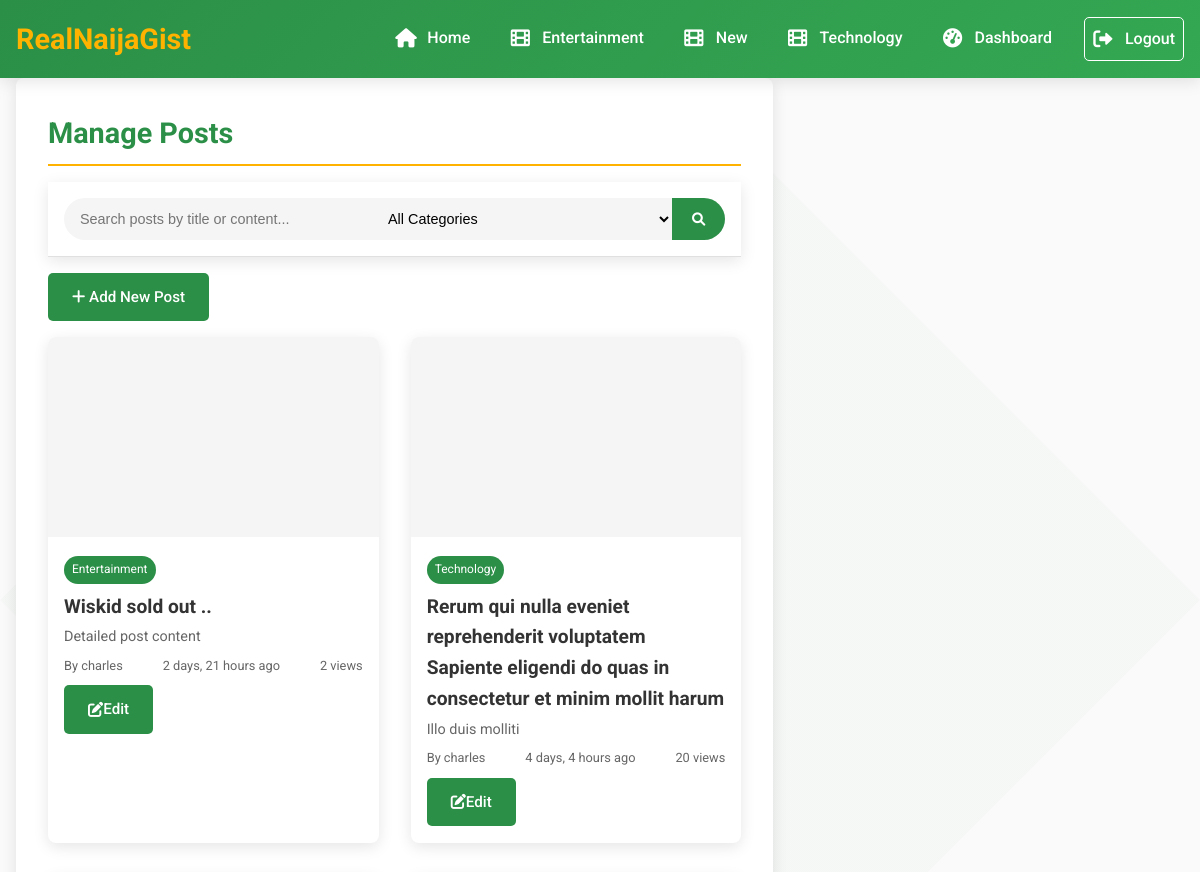
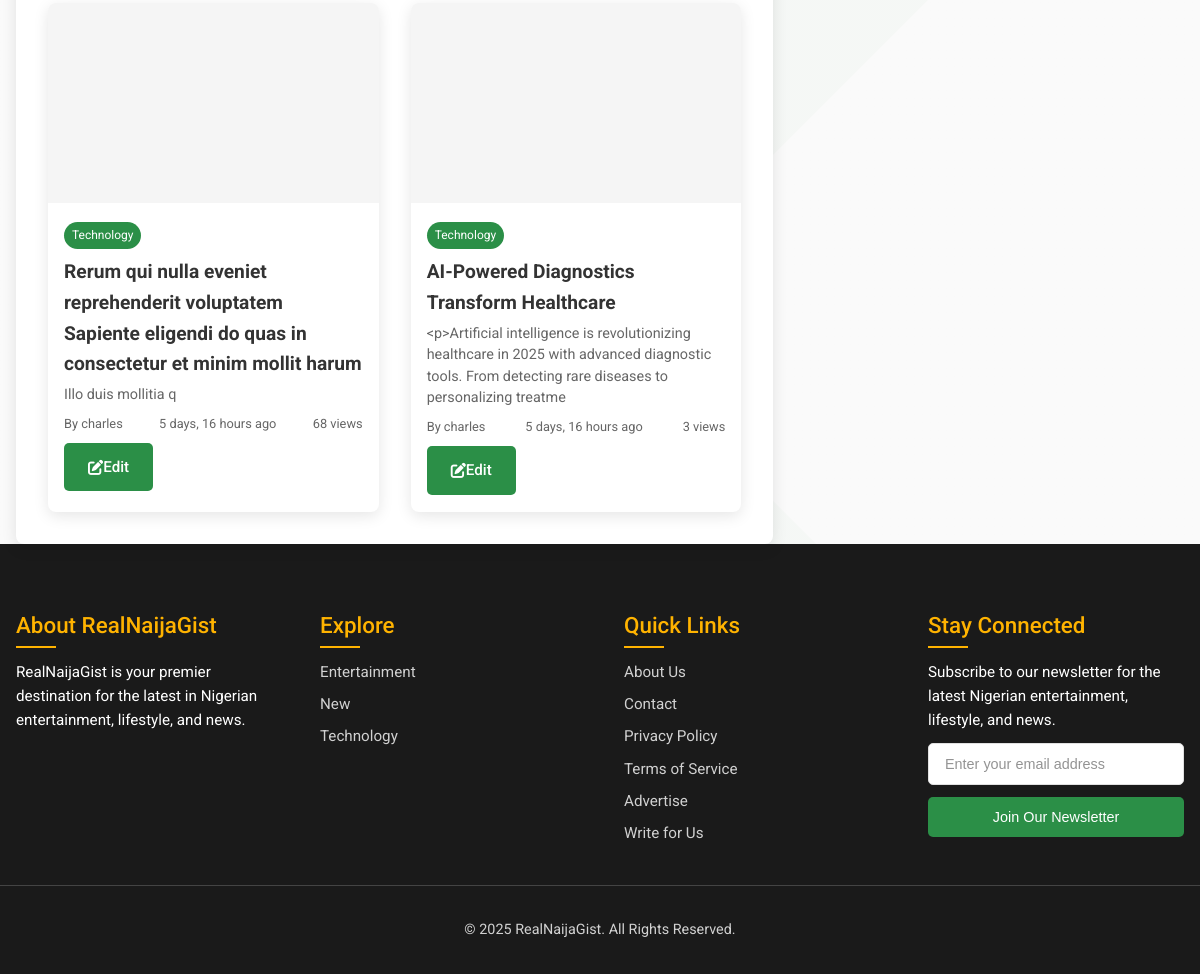
Screenshot of /superuser/posts/ (signed in) with the database file from the repository (2 pictures, top to bottom).
### news/models.py (models this page shows, shortened)
class Category(models.Model):
    name = models.CharField(max_length=50, unique=True)
    slug = models.SlugField(max_length=100, unique=True, db_index=True)
    description = models.TextField(max_length=200, blank=True)
    created_at = models.DateTimeField(auto_now_add=True)
    class Meta:
        ordering = ['name']
        verbose_name_plural = 'categories'

class Post(models.Model):
    class PostStatus(models.TextChoices):
        DRAFT = 'draft', 'Draft'
        PUBLISHED = 'published', 'Published'
        ARCHIVED = 'archived', 'Archived'
    title = models.CharField(max_length=200)
    slug = models.SlugField(max_length=250, unique=True, db_index=True)
    content = CKEditor5Field(config_name='default')
    status = models.CharField(
        max_length=20,
        choices=PostStatus.choices,
        default=PostStatus.DRAFT,
        db_index=True
    )
    excerpt = models.TextField(max_length=500, blank=True)
    meta_description = models.CharField(max_length=160, blank=True)
    meta_keywords = models.CharField(max_length=255, blank=True)
    featured_image = CloudinaryField('image', blank=True, null=True)
    featured_image_webp = models.ImageField(upload_to='blog/images/webp/', blank=True, null=True, help_text="WebP version for faster loading")
    image_alt_text = models.CharField(max_length=100, blank=True)
    cdn_image_url = models.URLField(max_length=500, blank=True, help_text="Direct CDN URL (overrides uploaded image)")
    category = models.ForeignKey(Category, on_delete=models.CASCADE, related_name='posts')
    author = models.ForeignKey('auth.User', on_delete=models.CASCADE, related_name='posts')
    tags = TaggableManager(blank=True)
    created_at = models.DateTimeField(auto_now_add=True, db_index=True)
    updated_at = models.DateTimeField(auto_now=True)
    published_at = models.DateTimeField(blank=True, null=True)
    views = models.PositiveIntegerField(default=0)
    likes = models.PositiveIntegerField(default=0)
    shares = models.PositiveIntegerField(default=0)
    is_trending = models.BooleanField(default=False)  # Currently trending
    class Meta:
        ordering = ['-created_at']
        indexes = [
            models.Index(fields=['status', '-created_at']),
            models.Index(fields=['category', '-created_at']),
            models.Index(fields=['author', '-created_at']),
            models.Index(fields=['-views']),
        ]

### news/views.py (the view)
# urls.py: path('superuser/posts/', views.post_list, name='post_list'),
@login_required
@user_passes_test(is_staff)
def post_list(request):
    query = request.GET.get('q', '')
    category_id = request.GET.get('category', '')
    posts = Post.objects.select_related('category', 'author').all()
    if query:
        posts = posts.filter(Q(title__icontains=query) | Q(content__icontains=query))
    if category_id:
        posts = posts.filter(category_id=category_id)
    paginator = Paginator(posts, 10)
    page_number = request.GET.get('page')
    page_obj = paginator.get_page(page_number)
    categories = Category.objects.all()
    context = {
        'page_obj': page_obj,
        'categories': categories,
        'query': query,
        'selected_category': category_id,
        'current_year': datetime.now().year,
    }
    return render(request, 'post_list.html', context)

### news/context_processors.py (called while the page is built)
def global_context(request):
    return {
        'categories': Category.objects.all(),
        'current_year': settings.CURRENT_YEAR,
    }

### news/views.py (called while the page is built)
def is_staff(user):
    return user.is_staff or user.is_superuser

### templates/post_list.html (shortened to what this page needs)
{% extends 'base.html' %}
{% load static %}
{% block content %}
<div class="container">
    <main class="main-content">
        <h1 class="category-title">Manage Posts</h1>
        <div class="search-container">
            <form method="get" class="search-box">
                <input type="text" name="q" value="{{ query }}" class="search-input" placeholder="Search posts by title or content...">
                <select name="category" class="search-input">
                    <option value="">All Categories</option>
                </select>
                <button type="submit" class="search-btn"><i class="fas fa-search"></i></button>
            </form>
        </div>
        <a href="{% url 'news:post_create' %}" class="btn-primary" style="display: inline-block; margin: 1rem 0;"><i class="fas fa-plus"></i> Add New Post</a>
        <div class="posts-grid">
            {% for post in page_obj %}
                <article class="post-card">
                    {% if post.image_url %}
                        <img src="{{ post.image_url }}" alt="{{ post.title }}" class="post-image" loading="lazy">
                    {% else %}
                        <div class="post-image" style="background: var(--light-gray);"></div>
                    {% endif %}
                    <div class="post-content">
                        <span class="post-category">{{ post.category.name }}</span>
                        <h2 class="post-title">{{ post.title }}</h2>
                        <p class="post-excerpt">{{ post.excerpt|truncatewords:20 }}</p>
                        <div class="post-meta">
                            <span>By {{ post.author.username }}</span>
                            <span>{{ post.created_at|timesince }} ago</span>
                            <span>{{ post.views }} views</span>
                        </div>
                        <div style="margin-top: 0.5rem;">
                            <a href="{% url 'news:post_update' post.pk %}" class="btn-primary"><i class="fas fa-edit"></i> Edit</a>
                            <a href="{% url 'news:post_delete' post.pk %}" class="btn-secondary"><i class="fas fa-trash"></i> Delete</a>
                        </div>
                    </div>
                </article>
            {% empty %}
                <p>No posts found.</p>
            {% endfor %}
        </div>
    </main>
</div>
{% endblock %}

### templates/base.html (shortened to what this page needs)
{% load static %}
<!DOCTYPE html>
<html lang="en">
<head>
    <link href="https://cdnjs.cloudflare.com/ajax/libs/font-awesome/6.0.0/css/all.min.css" rel="stylesheet" media="print" onload="this.media='all'">
    <link rel="stylesheet" href="{% static 'css/styles.css' %}">
</head>
<body>
    {% block header %}
    <header class="header">
        <nav class="nav-container" aria-label="Main navigation">
            <a href="{% url 'news:home' %}" class="logo">RealNaijaGist</a>
            <ul class="nav-menu" id="navMenu">
                <li><a href="{% url 'news:home' %}" class="{% if request.path == '/' %}active{% endif %}" aria-current="{% if request.path == '/' %}page{% endif %}"><i class="fas fa-home" aria-hidden="true"></i> Home</a></li>
                {% for category in categories|slice:":3" %}
                    <li><a href="{% url 'news:category_detail' category.slug %}" class="" aria-current=""><i class="fas fa-film" aria-hidden="true"></i> {{ category.name }}</a></li>
                {% endfor %}
                {% if user.is_authenticated %}
                    {% if user.is_superuser or user.is_staff %}
                        <li><a href="{% url 'news:admin_dashboard' %}" class="" aria-current=""><i class="fas fa-tachometer-alt" aria-hidden="true"></i> Dashboard</a></li>
                    {% endif %}
                    <li><a href="{% url 'news:logout' %}" class="btn-secondary"><i class="fas fa-sign-out-alt" aria-hidden="true"></i> Logout</a></li>
                {% else %}
                    <li><a href="{% url 'news:login' %}" class="btn-secondary"><i class="fas fa-sign-in-alt" aria-hidden="true"></i> Login</a></li>
                    <li><a href="{% url 'news:register' %}" class="btn-primary"><i class="fas fa-user-plus" aria-hidden="true"></i> Register</a></li>
                {% endif %}
            </ul>
        </nav>
    </header>
    {% endblock %}
    <main id="main-content" tabindex="-1">
        {% block content %}{% endblock %}
    </main>
    {% block footer %}
    <footer class="footer" aria-label="Footer">
        <div class="footer-content">
            <div class="footer-section">
                <h3>About RealNaijaGist</h3>
                <p>RealNaijaGist is your premier destination for the latest in Nigerian entertainment, lifestyle, and news.</p>
            </div>
            <div class="footer-section">
                <h3>Explore</h3>
                <ul>
                    {% for category in categories %}
                        <li><a href="{% url 'news:category_detail' category.slug %}">{{ category.name }}</a></li>
                    {% endfor %}
                </ul>
            </div>
            <div class="footer-section">
                <h3>Quick Links</h3>
                <ul>
                    <li><a href="{% url 'news:about' %}">About Us</a></li>
                    <li><a href="{% url 'news:contact' %}">Contact</a></li>
                    <li><a href="{% url 'news:privacy' %}">Privacy Policy</a></li>
                    <li><a href="{% url 'news:terms' %}">Terms of Service</a></li>
                    <li><a href="{% url 'news:advertise' %}">Advertise</a></li>
                    <li><a href="{% url 'news:write' %}">Write for Us</a></li>
                </ul>
            </div>
            <div class="footer-section">
                <h3>Stay Connected</h3>
                <p style="margin-bottom: 10px;">Subscribe to our newsletter for the latest Nigerian entertainment, lifestyle, and news.</p>
                <div id="newsletterForm" class="newsletter-form" role="form" aria-labelledby="newsletterTitle">
                    <form class="newsletter-form" action="{% url 'news:newsletter' %}" method="post">
                        <input type="email" id="newsletterEmail" name="email" class="newsletter-input" placeholder="Enter your email address" required aria-required="true">
                        <button type="submit" class="newsletter-btn">Join Our Newsletter</button>
                    </form>
                </div>
            </div>
        </div>
        <div class="footer-bottom">
            <p>© <span id="currentYear">{{ current_year }}</span> RealNaijaGist. All Rights Reserved.</p>
        </div>
    </footer>
    {% endblock %}
</body>
</html>

### rows the page displays
Category: name "Entertainment"
Category: name "New"
Category: name "Technology"
Post: category.name "Entertainment", title "Wiskid sold out ..", excerpt "Detailed post content", author.username "charles", created_at "2 days, 21 hours", views "2"
Post: category.name "Technology", title "Rerum qui nulla eveniet reprehenderit voluptatem Sapiente eligendi do quas in consectetur et minim mollit harum", excerpt "Illo duis molliti", author.username "charles", created_at "4 days, 4 hours", views "20"
Post: category.name "Technology", title "Rerum qui nulla eveniet reprehenderit voluptatem Sapiente eligendi do quas in consectetur et minim mollit harum", excerpt "Illo duis mollitia q", author.username "charles", created_at "5 days, 16 hours", views "68"
Post: category.name "Technology", title "AI-Powered Diagnostics Transform Healthcare", excerpt "<p>Artificial intelligence is revolutionizing healthcare in 2025 with advanced diagnostic tools. From detecting rare diseases to personalizing treatme", author.username "charles", created_at "5 days, 16 hours", views "3"

### other values shown
{{ current_year }} "2025"
